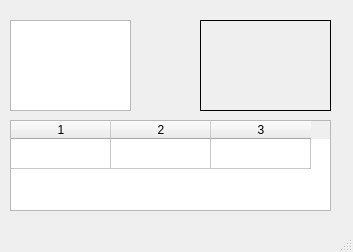
<?xml version="1.0" encoding="UTF-8"?>
<ui version="4.0">
 <class>MainWindow</class>
 <widget class="QMainWindow" name="MainWindow">
  <property name="geometry">
   <rect>
    <x>0</x>
    <y>0</y>
    <width>353</width>
    <height>252</height>
   </rect>
  </property>
  <property name="windowTitle">
   <string>WeatherPro</string>
  </property>
  <widget class="QWidget" name="centralwidget">
   <widget class="QListView" name="listView">
    <property name="geometry">
     <rect>
      <x>10</x>
      <y>20</y>
      <width>121</width>
      <height>91</height>
     </rect>
    </property>
   </widget>
   <widget class="QLabel" name="label">
    <property name="geometry">
     <rect>
      <x>200</x>
      <y>20</y>
      <width>131</width>
      <height>91</height>
     </rect>
    </property>
    <property name="autoFillBackground">
     <bool>false</bool>
    </property>
    <property name="frameShape">
     <enum>QFrame::Box</enum>
    </property>
    <property name="text">
     <string/>
    </property>
    <property name="alignment">
     <set>Qt::AlignJustify|Qt::AlignVCenter</set>
    </property>
   </widget>
   <widget class="QTableWidget" name="tableWidget">
    <property name="geometry">
     <rect>
      <x>10</x>
      <y>120</y>
      <width>321</width>
      <height>91</height>
     </rect>
    </property>
    <property name="layoutDirection">
     <enum>Qt::LeftToRight</enum>
    </property>
    <property name="showGrid">
     <bool>true</bool>
    </property>
    <property name="rowCount">
     <number>1</number>
    </property>
    <property name="columnCount">
     <number>3</number>
    </property>
    <attribute name="horizontalHeaderVisible">
     <bool>true</bool>
    </attribute>
    <attribute name="horizontalHeaderHighlightSections">
     <bool>true</bool>
    </attribute>
    <attribute name="verticalHeaderVisible">
     <bool>false</bool>
    </attribute>
    <row/>
    <column/>
    <column/>
    <column/>
   </widget>
  </widget>
  <widget class="QMenuBar" name="menubar">
   <property name="geometry">
    <rect>
     <x>0</x>
     <y>0</y>
     <width>353</width>
     <height>21</height>
    </rect>
   </property>
  </widget>
  <widget class="QStatusBar" name="statusbar"/>
 </widget>
 <resources/>
 <connections/>
</ui>
